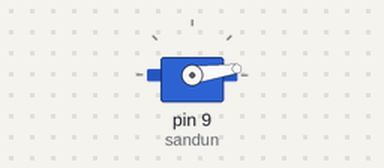
The sketch below on a simulated Arduino Uno, built with avr-gcc and run on an emulated ATmega328P. On the bench: servo.

Above: at 0.05 s.
At 0.45 s:
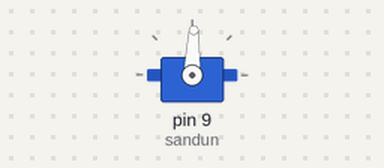
At 0.85 s:
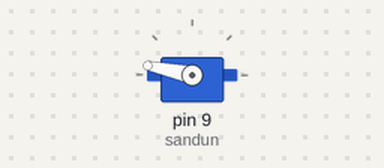
At 1.8 s:
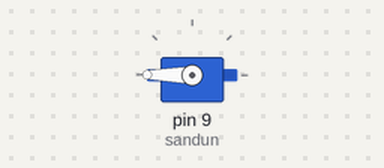
Timing chart, 0 to 4.2 s (numbered marks = the images above):
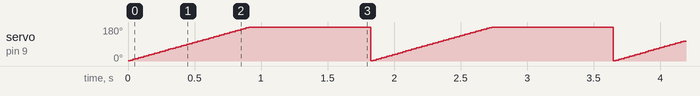

Measured:
- by itself, servo on pin 9 (sandun): ramps from 1° to 180° and jumps back, once every 1.8 s

The sketch:

sketch_dec23a.ino
```cpp
#include<Servo.h>
Servo sandun;
void setup() {
  sandun.attach(9);

}

void loop() {

  for(int i=1;i<=360;i++){
    sandun.write(i);
    delay(5);
  }


}
```
